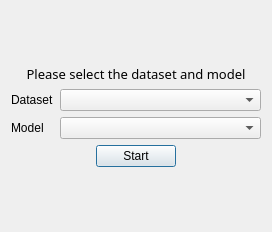
<?xml version="1.0" encoding="UTF-8"?>
<ui version="4.0">
 <class>Dialog</class>
 <widget class="QDialog" name="Dialog">
  <property name="geometry">
   <rect>
    <x>0</x>
    <y>0</y>
    <width>272</width>
    <height>232</height>
   </rect>
  </property>
  <property name="windowTitle">
   <string>Dialog</string>
  </property>
  <layout class="QVBoxLayout" name="verticalLayout">
   <item>
    <spacer name="verticalSpacer">
     <property name="orientation">
      <enum>Qt::Vertical</enum>
     </property>
     <property name="sizeHint" stdset="0">
      <size>
       <width>20</width>
       <height>47</height>
      </size>
     </property>
    </spacer>
   </item>
   <item>
    <widget class="QLabel" name="messageLabel">
     <property name="font">
      <font>
       <family>Segoe UI Semibold</family>
       <pointsize>10</pointsize>
      </font>
     </property>
     <property name="text">
      <string>Please select the dataset and model</string>
     </property>
     <property name="alignment">
      <set>Qt::AlignCenter</set>
     </property>
    </widget>
   </item>
   <item>
    <layout class="QFormLayout" name="formLayout">
     <item row="0" column="0">
      <widget class="QLabel" name="label">
       <property name="font">
        <font>
         <family>Segoe UI</family>
        </font>
       </property>
       <property name="text">
        <string>Dataset</string>
       </property>
      </widget>
     </item>
     <item row="0" column="1">
      <widget class="QComboBox" name="comboBox"/>
     </item>
     <item row="1" column="0">
      <widget class="QLabel" name="label_2">
       <property name="font">
        <font>
         <family>Segoe UI</family>
        </font>
       </property>
       <property name="text">
        <string>Model</string>
       </property>
      </widget>
     </item>
     <item row="1" column="1">
      <widget class="QComboBox" name="comboBox_2"/>
     </item>
    </layout>
   </item>
   <item>
    <layout class="QHBoxLayout" name="horizontalLayout">
     <item>
      <spacer name="horizontalSpacer">
       <property name="orientation">
        <enum>Qt::Horizontal</enum>
       </property>
       <property name="sizeHint" stdset="0">
        <size>
         <width>40</width>
         <height>20</height>
        </size>
       </property>
      </spacer>
     </item>
     <item>
      <widget class="QPushButton" name="startButton">
       <property name="font">
        <font>
         <family>Segoe UI</family>
        </font>
       </property>
       <property name="text">
        <string>Start</string>
       </property>
      </widget>
     </item>
     <item>
      <spacer name="horizontalSpacer_2">
       <property name="orientation">
        <enum>Qt::Horizontal</enum>
       </property>
       <property name="sizeHint" stdset="0">
        <size>
         <width>40</width>
         <height>20</height>
        </size>
       </property>
      </spacer>
     </item>
    </layout>
   </item>
   <item>
    <spacer name="verticalSpacer_2">
     <property name="orientation">
      <enum>Qt::Vertical</enum>
     </property>
     <property name="sizeHint" stdset="0">
      <size>
       <width>20</width>
       <height>47</height>
      </size>
     </property>
    </spacer>
   </item>
  </layout>
 </widget>
 <resources/>
 <connections/>
</ui>
